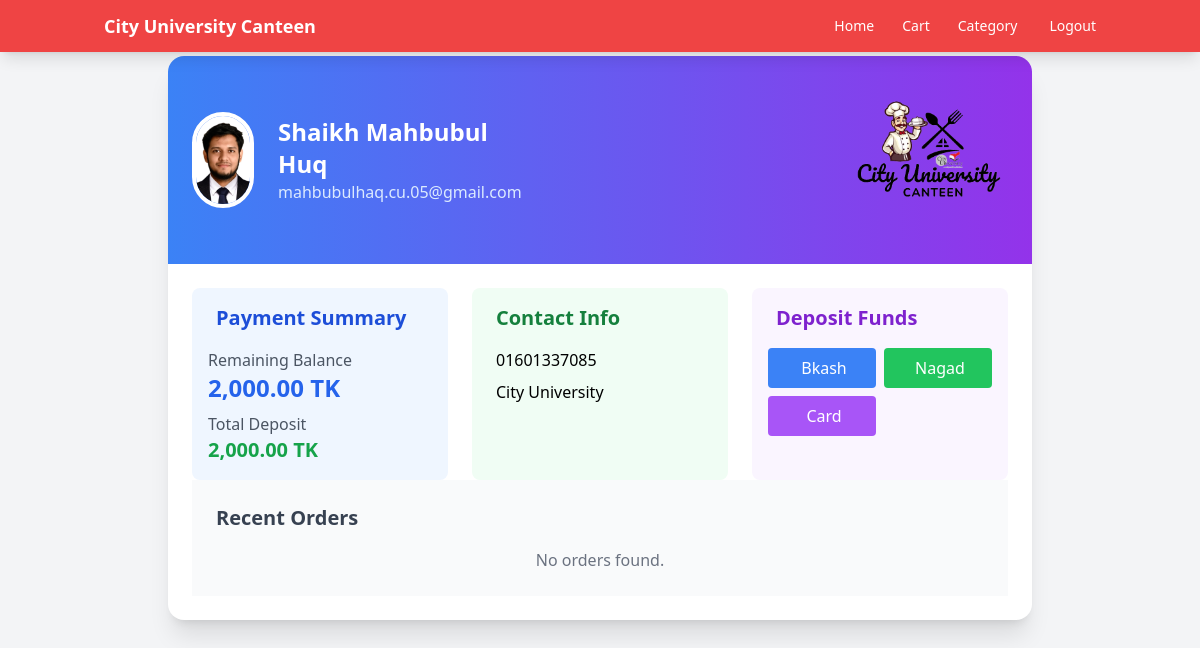
Page /model/vpayment.php (signed in) on the committed database.
### tables this page shows
CREATE TABLE `meal_registration` (
  `id` int(11) NOT NULL,
  `customer_id` int(11) NOT NULL,
  `name` varchar(100) NOT NULL,
  `department` varchar(100) DEFAULT NULL,
  `deposit` decimal(10,2) DEFAULT 100.00,
  `varsity_id` varchar(50) DEFAULT NULL,
  `email` varchar(100) NOT NULL,
  `active` tinyint(2) NOT NULL DEFAULT 0,
  `meal_date` date NOT NULL,
  `id_card_front` varchar(255) NOT NULL,
  `id_card_back` varchar(255) NOT NULL
);

CREATE TABLE `customers` (
  `id` int(11) NOT NULL,
  `customer_name` varchar(100) NOT NULL,
  `email` varchar(100) NOT NULL,
  `password` varchar(255) NOT NULL,
  `phone` varchar(15) DEFAULT NULL,
  `address` varchar(255) DEFAULT NULL,
  `created_at` timestamp NOT NULL DEFAULT current_timestamp(),
  `profile_picture` varchar(255) DEFAULT NULL,
  `delivery_address` varchar(255) DEFAULT NULL,
  `delivery_notice` text DEFAULT NULL,
  `delivery_mobile` varchar(20) DEFAULT NULL,
  `signup_method` enum('regular','google') DEFAULT 'regular'
);

### model/vpayment.php (the view, shortened to what this page needs)
<?php
include('../db/db.php');
$customer_id = $_SESSION['user_id'];
$customerQuery = "SELECT c.customer_name, c.email, c.phone, c.address,
                         c.profile_picture,
                         m.deposit AS remain_balance
                  FROM customers c
                  JOIN meal_registration m ON c.id = m.customer_id
                  WHERE c.id = '$customer_id'";
$customerResult = $conn->query($customerQuery);
$customerData = $customerResult->fetch_assoc();
$totalDepositQuery = "SELECT SUM(deposit_amount) AS total_deposit
                      FROM deposit_history
                      WHERE customer_id = '$customer_id'";
$totalDepositResult = $conn->query($totalDepositQuery);
$totalDepositData = $totalDepositResult->fetch_assoc();
$totalDeposit = $totalDepositData['total_deposit'] ?? 0;
$orderQuery = "
    SELECT id, created_at, order_details,net_total
    FROM orders
    WHERE customer_id = '$customer_id'
    ORDER BY created_at DESC
    LIMIT 5
";
$orderResult = $conn->query($orderQuery);
?>
<!DOCTYPE html>
<html lang="en">
<head>
    <script src="https://cdn.tailwindcss.com"></script>
    <link href="https://cdn.jsdelivr.net/npm/remixicon@3.5.0/fonts/remixicon.css" rel="stylesheet">
</head>
<nav class="bg-red-500 text-white shadow-lg fixed w-full top-0 z-50">
        <div class="container mx-auto px-4 flex justify-between items-center py-3">
            <div class="flex items-center space-x-2">
                <span class="text-lg font-semibold">City University Canteen</span>
            </div>
            <div class="flex space-x-6 text-sm font-medium">
                <a href="welcome.php" class="flex items-center space-x-1 menu-item hover:text-blue-300 transition">
                    <span>Home</span>
                </a>
                <a href="cart.php" class="flex items-center space-x-1 menu-item hover:text-blue-300 transition">
                    <span>Cart</span>
                </a>
                <div class="relative dropdown">
                    <a href="#" class="flex items-center space-x-1 menu-item hover:text-blue-300 transition">
                        <span>Category</span>
                    </a>
                </div>
                <a href="logout.php" class="flex items-center space-x-1 menu-item hover:text-blue-300 transition">
                    <span>Logout</span>
                </a>
            </div>
        </div>
    </nav>
<body class="bg-gray-100"style="margin-top:2%;">
   <div class="container mx-auto px-4 py-8 max-w-4xl">
        <div class="bg-white shadow-xl rounded-2xl overflow-hidden">
            <div class="bg-gradient-to-r from-blue-500 to-purple-600 p-6">
                <div class="flex items-center">
                    <?php
$profile_pic = !empty($customerData['profile_picture'])
    ? "../uploads/profiles/" . htmlspecialchars($customerData['profile_picture'])
    : null;
?>
<div class="w-24 h-24 rounded-full border-4 border-white overflow-hidden mr-6">
    <?php if (!empty($profile_pic)): ?>
        <img src="<?php echo $profile_pic; ?>"
             alt="Profile Picture"
             class="w-full h-full object-cover">
    <?php else: ?>
        <div class="w-full h-full bg-blue-200 flex items-center justify-center text-blue-600">
            <i class="ri-user-line text-4xl"></i>
        </div>
    <?php endif; ?>
</div>
                    <div>
                        <h1 class="text-2xl font-bold text-white">
                            <?php echo htmlspecialchars($customerData['customer_name']); ?>
                        </h1>
                        <p class="text-blue-100">
                            <?php echo htmlspecialchars($customerData['email']); ?>
                        </p>
                    </div>
                    <img src="../static/logo.png" alt="Logo" class="w-40 h-30  id="profile-preview" style="margin-left: 40%;">
                </div>
            </div>
            <div class="p-6">
                <div class="grid md:grid-cols-3 gap-6">
                    <div class="bg-blue-50 p-4 rounded-lg">
                        <h2 class="text-xl font-semibold text-blue-700 mb-4">
                            <i class="ri-wallet-line mr-2"></i>Payment Summary
                        </h2>
                        <div class="space-y-2">
                            <div>
                                <p class="text-gray-600">Remaining Balance</p>
                                <p class="text-2xl font-bold text-blue-600">
                                    <?php echo number_format($customerData['remain_balance'], 2); ?> TK
                                </p>
                            </div>
                            <div>
                                <p class="text-gray-600">Total Deposit</p>
                                <p class="text-xl font-semibold text-green-600">
                                    <?php echo number_format($totalDeposit, 2); ?> TK
                                </p>
                            </div>
                        </div>
                    </div>
                    <div class="bg-green-50 p-4 rounded-lg">
                        <h2 class="text-xl font-semibold text-green-700 mb-4">
                            <i class="ri-user-location-line mr-2"></i>Contact Info
                        </h2>
                        <div class="space-y-2">
                            <p><i class="ri-phone-line mr-2 text-green-600"></i><?php echo htmlspecialchars($customerData['phone']); ?></p>
                            <p><i class="ri-map-pin-line mr-2 text-green-600"></i><?php echo htmlspecialchars($customerData['address']); ?></p>
                        </div>
                    </div>
                    <div class="bg-purple-50 p-4 rounded-lg">
                        <h2 class="text-xl font-semibold text-purple-700 mb-4">
                            <i class="ri-money-dollar-circle-line mr-2"></i>Deposit Funds
                        </h2>
                        <div class="grid grid-cols-2 gap-2">
                            <a href="bkash_payment.php" class="bg-blue-500 text-white p-2 rounded text-center hover:bg-blue-600 transition">
                                <i class="ri-bank-card-line mr-1"></i>Bkash
                            </a>
                            <a href="Nagad_payment.php" class="bg-green-500 text-white p-2 rounded text-center hover:bg-green-600 transition">
                                <i class="ri-bank-card-line mr-1"></i>Nagad
                            </a>
                            <a href="Card_payment.php" class="bg-purple-500 text-white p-2 rounded text-center hover:bg-purple-600 transition">
                                <i class="ri-bank-card-line mr-1"></i>Card
                            </a>
                        </div>
                    </div>
                </div>
            <div class="p-6 bg-gray-50">
                <h2 class="text-xl font-semibold text-gray-700 mb-4">Recent Orders</h2>
                <?php if ($orderResult->num_rows > 0): ?>
                    <div class="overflow-x-auto">
                        <table class="w-full">
                            <thead class="bg-gray-200">
                                <tr>
                                    <th class="p-3 text-left">Order Date</th>
                                    <th class="p-3 text-left">Order Details</th>
                                    <th class="p-3 text-right">Total Cost</th>
                                </tr>
                            </thead>
                            <tbody>
                                <?php while ($order = $orderResult->fetch_assoc()): ?>
                                    <tr class="border-b hover:bg-gray-100">
                                        <td class="p-3"><?php echo htmlspecialchars(date('Y-m-d', strtotime($order['created_at']))); ?></td>
                                        <td class="p-3">
    <ul class="list-disc pl-5 text-gray-700">
        <?php
        $orderDetails = json_decode($order['order_details'], true);
        if (is_array($orderDetails)) {
            foreach ($orderDetails as $item) {
                if (is_array($item) && isset($item['product_name'], $item['quantity'])) {
                    echo '<li>';
                    echo htmlspecialchars($item['product_name']) . ' * ';
                    echo htmlspecialchars($item['quantity']);
                    echo '</li>';
                } else {
                    echo '<li class="text-red-500"> ' . htmlspecialchars(json_encode($item)) . '</li>';
                }
            }
        } else {
            echo '<li class="text-gray-500">Invalid or missing order details.</li>';
        }
        ?>
    </ul>
</td>
                                        <td class="p-3 text-right"><?php echo number_format($order['net_total'], 2); ?> TK</td>
                                    </tr>
                                <?php endwhile; ?>
                            </tbody>
                        </table>
                    </div>
                <?php else: ?>
                    <p class="text-center text-gray-500">No orders found.</p>
                <?php endif; ?>
            </div>
        </div>
    </div>
</body>
</html>

### rows in the picture
meal_registration: customer.profile_picture (picture), customer.customer_name "Shaikh Mahbubul Huq", customer.email "mahbubulhaq.cu.05@gmail.com", deposit "2,000.00", customer.phone "01601337085", customer.address "City University"

### other values in the picture
$totalDeposit "2,000.00"
